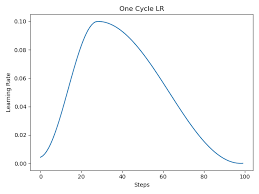
#> input picture notebook_images/OneCycleLR.png, 259 x 194 px; its folder holds only this picture in this run
$ python -i input_data_augmentation.py   (imports and definitions only)
#> lines starting #> are read from the running program, lines starting #| are printed output that depends on the picture
#> further down, picture is the input picture: PIL image 259x194 RGBA; mean R, G, B, A 251, 251.5, 251.9, 255
# code for our data augmentation pipeline
# author: Pinglei He

from PIL import Image, ImageChops, ImageOps
import numpy as np
import random as rd
import os
from math import ceil
import uuid  # for random image id generation

# parameters
pixel_max = 2 ** 16 - 1  # 16 bit unsigned integers
im_size = 512  # 512 * 512 pixels per base


# pipeline creation
def create_pipeline(*operations):
    """Select base image using selector function, and return the image after all transformations functions"""

    # [4 lines left out: function pipeline, not called in this run]

    return pipeline


# function for selecting base image
# [12 lines left out: functions select, rotate, not called in this run]


def rescale(img: Image.Image, scale=None) -> Image.Image:
    if not scale:
        scale = rd.uniform(0.5, 1.8)
    # shrink the image
    thumbnail_size = ceil(im_size * scale / 2) * 2

    # add border to have the original image dimensions if image is shrunken
    if thumbnail_size <= im_size:
        img = img.resize((thumbnail_size, thumbnail_size))
        border_size = (im_size - thumbnail_size) // 2
        return ImageOps.expand(img, border=border_size, fill=pixel_max)

    # crop image if image is enlarged
    border_size = (thumbnail_size - im_size) // 2
    img = img.resize((thumbnail_size, thumbnail_size))
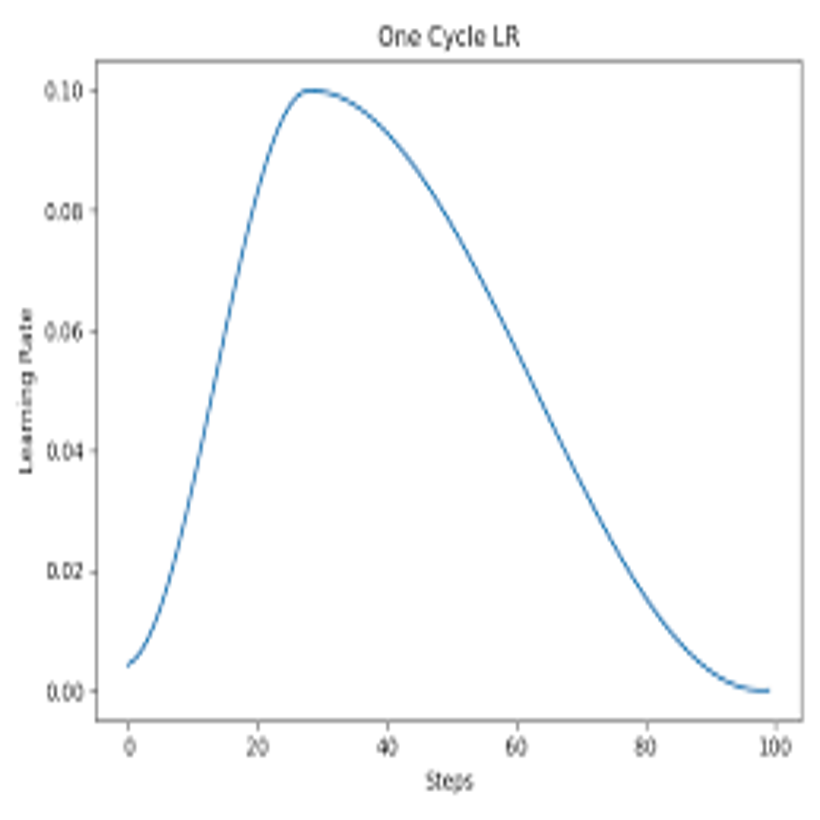
#> img: PIL image 820x820 RGBA; mean R, G, B, A 250.8, 251.3, 251.7, 255
    return img.crop((border_size, border_size, border_size + im_size, border_size + im_size))
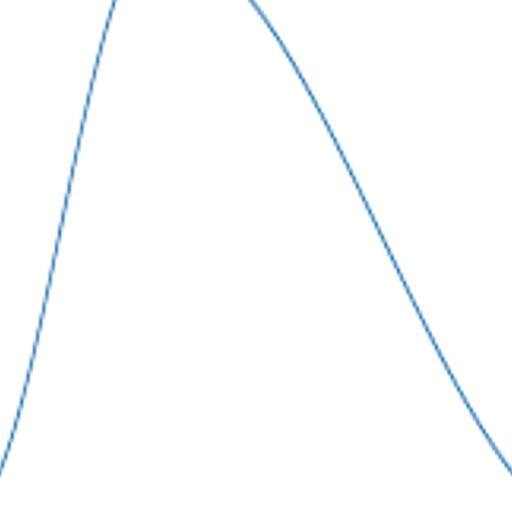
#> returned value: PIL image 512x512 RGBA; mean R, G, B, A 252.4, 253.4, 254.1, 255


# [21 lines left out: functions translate, flip_and_mirror, not called in this run]


# pipeline creation
pipeline = create_pipeline(flip_and_mirror, rotate, rescale, translate)


class ImageAugmentation:
    # [80 lines left out: functions __init__, generate_input_images, not called in this run]

>>> from PIL import Image
>>> picture = Image.open('../notebook_images/OneCycleLR.png')
>>> result = rescale(picture)

$ run again, on notebook_images/a_target.png
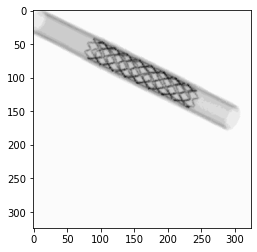
#> input picture notebook_images/a_target.png, 257 x 252 px
#> picture is the input picture: PIL image 257x252 RGBA; mean R, G, B, A 175.3, 175.3, 175.3, 190.8
#> in rescale, `img = img.resize((thumbnail_size, thumbnail_size))`:
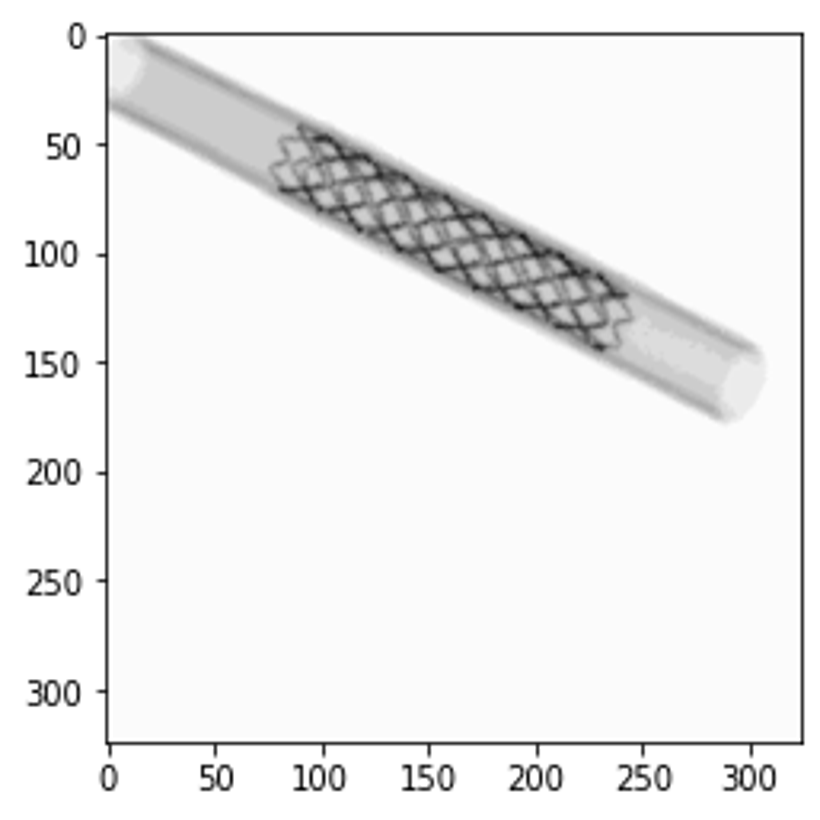
#> img: PIL image 820x820 RGBA; mean R, G, B, A 175.4, 175.4, 175.4, 190.9; transparent parts drawn white
#> in rescale, `return img.crop((border_size, border_size, border_size + im_size, bord..`:
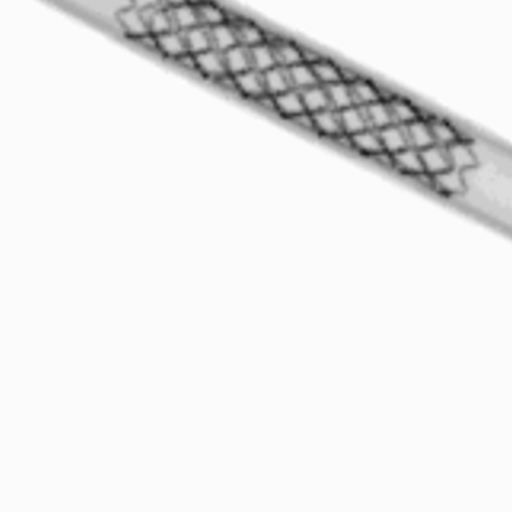
#> returned value: PIL image 512x512 RGBA; mean R, G, B, A 236.6, 236.6, 236.6, 255
